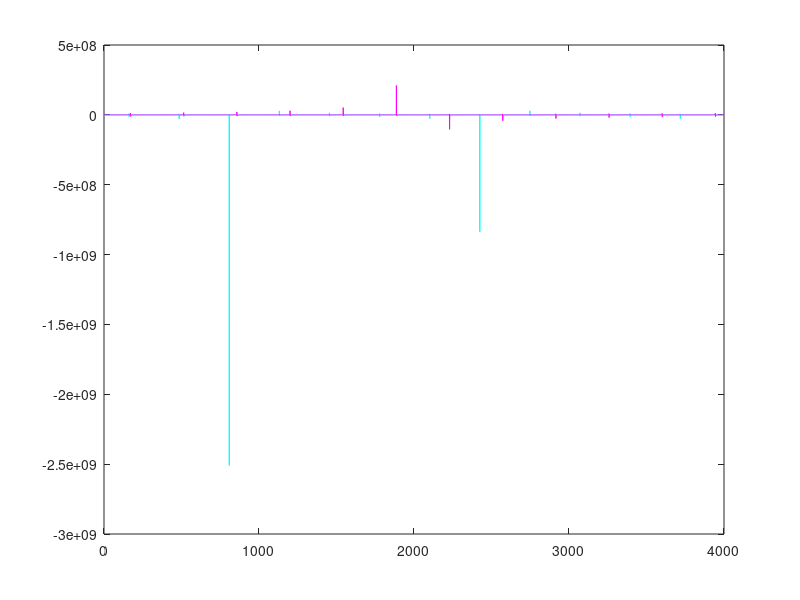

Here is the MATLAB script that generated this plot: (Note: this script raises an error after producing the figure.)
clear all, close all, clc;
%% Homework 4 - horns and pipes
% Data 

a1 = 0.05; %[m] radius of pipe 
a2 = 0.1; %[m] radius of conical horn 
L1 = 0.5; %[m] length of pipe
L2 = 0.5; % [m] length of conical horn
c = 343; %[m/s] speed of sound in air
rho = 1.25; %[kg/m2] density of air
S1 = pi*(a1)^2; %[m^2] surface of pipe section
S2 = pi*(a2)^2; %[m^2] surface of cone section (ending)
Z01 = rho*c/S1; %characteristic impedance of pipe

f = linspace(0 , 4000, 4000); %[Hz] frequency range 
omega = f.*(2*pi); %[rad/s] frequency range
k = omega./c; %[1/m] wave number
ka = k.*a1; %[-] adimensional ka for pipe only

%% question 1 Determine the frequencies of the maxima impedance
% of the cylindrical pipe only, considering the
%presence of the radiation load.

%first of all, in order to take into account radiation losses, we add a 
% virtual elongation 
%actually, DeltaL1 is a function of ka: see fig. 8.9 of Fletcher(pag. 201)
% let's take a mean value of Delta/a between 0.1 and 0.61

DeltaL1 = 0.61*a1; %[m]

L1corr = L1 + DeltaL1; 

%for an open, not flanged end pipe the input impedance is then
Zin1 = 1i*Z01*tan(k.*L1corr);

%where maxima are at
n = [1:10];

omega_max_1 = (n - 0.5).*(pi*c/L1corr);

%let's take a look at 
figure(1)
plot( f, imag(Zin1),'c', 'lineWidth' , 0.5);
hold on 
plot ( f, imag(1i*Z01*tan(k.*L1)), 'm', 'lineWidth' , 0.5);
xline(162,'-.',{'161.6 Hz'}  , 'lineWidth' , 1.5);
xline(485,'-.',{'484.9 Hz'}  , 'lineWidth' , 1.5);
xline(808,'-.',{'808.2 Hz'}  , 'lineWidth' , 1.5);
xline(1132,'-.',{'1131.5 Hz'}  , 'lineWidth' , 1.5);
legend(["with radiation load", "without radiation load"])
xlabel("f [Hz]" ,'FontSize',12,'FontWeight','bold','Color','k','interpreter','latex')
ylabel("$Z_{in}$ open pipe [$\frac{Pa \times s}{m^3}$]" ,'FontSize',12,'FontWeight','bold','Color','k','interpreter','latex')
ylim([ -1e6 1e6]);
xlim([0 1500]);

%% Question 2 Consider now the compound horn. Determine the frequencies 
%of the first four maxima of the input impedance.

%we need to solve the follorwing equation
%the distance from the narrow end and the conic apex is x1

x1 = 0.5; 

syms x
figure(2);
fplot(tan(x*L1corr) - cot(x*L2) - (1/(x*x1)));

S = zeros(1, 4);
S(1) = vpasolve(tan(x*L1corr) - cot(x*L2) - (1/(x*x1)) == 0, x, 1.5); % NB: remember to fplot the lhs of the equation to check for the zeros
S(2) = vpasolve(tan(x*L1corr) - cot(x*L2) - (1/(x*x1)) == 0, x, 4.5);
S(3) = vpasolve(tan(x*L1corr) - cot(x*L2) - (1/(x*x1)) == 0, x, 7.7);
S(4) = vpasolve(tan(x*L1corr) - cot(x*L2) - (1/(x*x1)) == 0, x, 11);

f_max_2 = (S*c)/(2*pi);

figure(2)

plot( f, tan(k.*L1corr) - cot(k.*L2) - (1./(k.*x1)),'b', 'lineWidth' , 0.5);
hold on 
xline(107,'-.',{'106.8 Hz'}  , 'lineWidth' , 1.5);
xline(262,'-.',{'262.1 Hz'}  , 'lineWidth' , 1.5);
xline(422,'-.',{'421.3 Hz'}  , 'lineWidth' , 1.5);
xline(589,'-.',{'589 Hz'}  , 'lineWidth' , 1.5);
yline(0)
xlabel("f [Hz]" ,'FontSize',12,'FontWeight','bold','Color','k','interpreter','latex')
ylabel("$\tan(kL_2) - \cot(kL_1) - 1/kx_1$" ,'FontSize',12,'FontWeight','bold','Color','k','interpreter','latex')
ylim([ -40 40]);
xlim([0 700]);
% syms x 
% eqn = tan(x*L1) - cot(x*L2) - (1/(x*x1)) == 0;
% for n = 1:4 
%   vpasolve(eqn ,x ,'Random',true) 
% end
% %k_max_2 = vpasolve(eqn, k); 

%% Question 3 - Determine the frequencies of the first four minima of the input impedance
%when the numerator of Zin goes to zero (see below)

%% Question 4 - Plot the impedance function in the range [0Hz, 4 kHz]

% compute separately the conical input impedance
%assuming the radiation load with the same correction of the pipe

Zc = (1i*rho*c/S1).*(1./(cot(k.*L1corr) + 1./(k.*x1)));

%then we plug into the inpute impedance of the pipe (with no radiation
%losses)

Zin2 = Z01.*((Zc.*cos(k.*L1) + 1i*Z01*sin(k.*L1))./(1i.*Zc.*sin(k.*L1) + Z01.*cos(k.*L1)));

figure(4)
plot(f, abs(Zin2),'k', 'lineWidth' , 0.7);
hold on 
xline(205,'-.',{'213.8 Hz'}  , 'lineWidth' , 1.5);
xline(359,'-.',{'343 Hz'}  , 'lineWidth' , 1.5);
xline(508,'-.',{'532.3 Hz'}  , 'lineWidth' , 1.5);
xline(678,'-.',{'686 Hz'}  , 'lineWidth' , 1.5);
xlabel("f [Hz]" ,'FontSize',12,'FontWeight','bold','Color','k','interpreter','latex')
ylabel("$|Z_{in}|$" ,'FontSize',12,'FontWeight','bold','Color','k','interpreter','latex')
ylim([0 1e6]);
xlim([0 700]);


syms kappa;
ZcSym = (1i*rho*c/S1)*(1/(cot(kappa*L1corr) + 1/(kappa*x1)));
ZSym = Z01*((ZcSym*cos(kappa*L1) + 1i*Z01*sin(kappa*L1))/(1i*ZcSym*sin(kappa*L1) + Z01*cos(kappa*L1)));
min = vpasolve(ZSym == 0, kappa, (2*pi*200)/c);
min = (min*c)/(2*pi);


 %ka = a2pi f / c